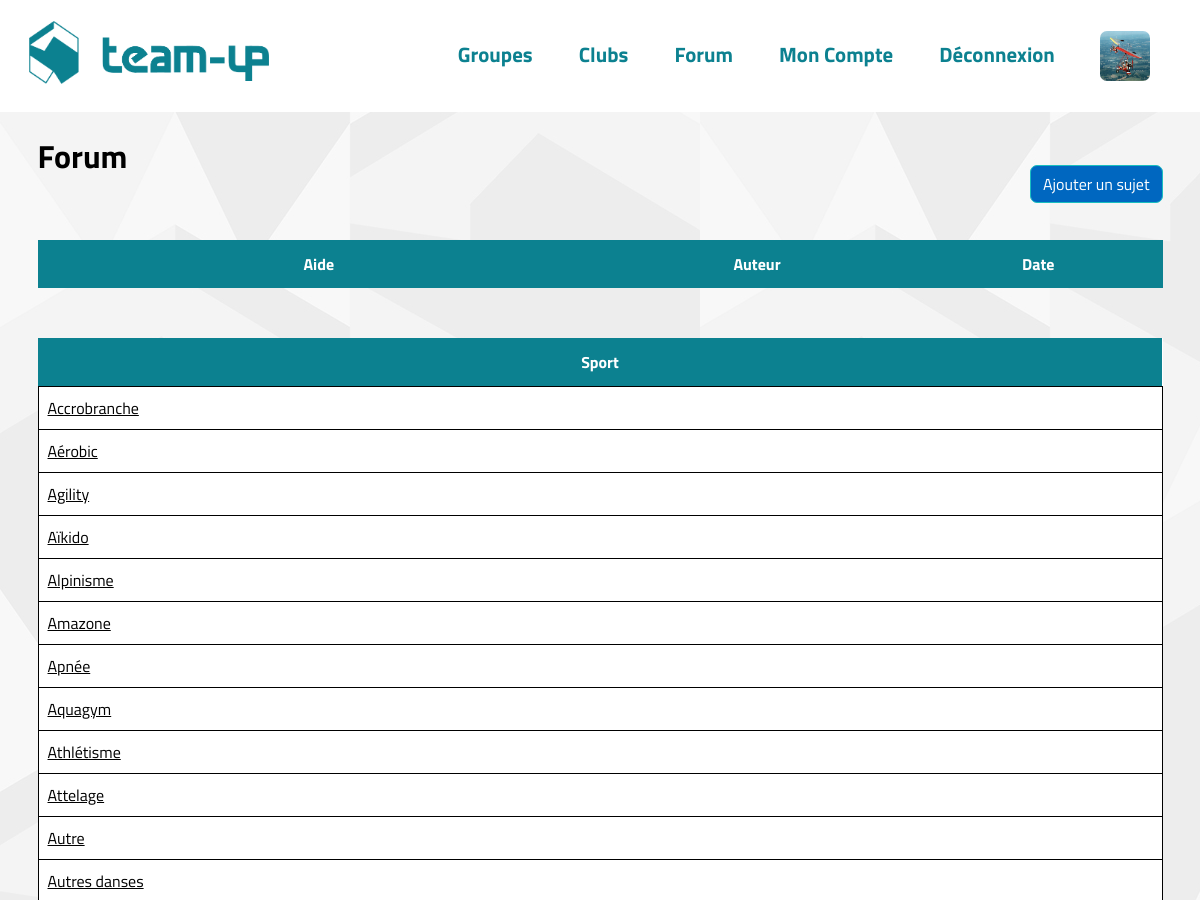
/?page=forum (signed in, upper part), run on an earlier commit of the app's database.
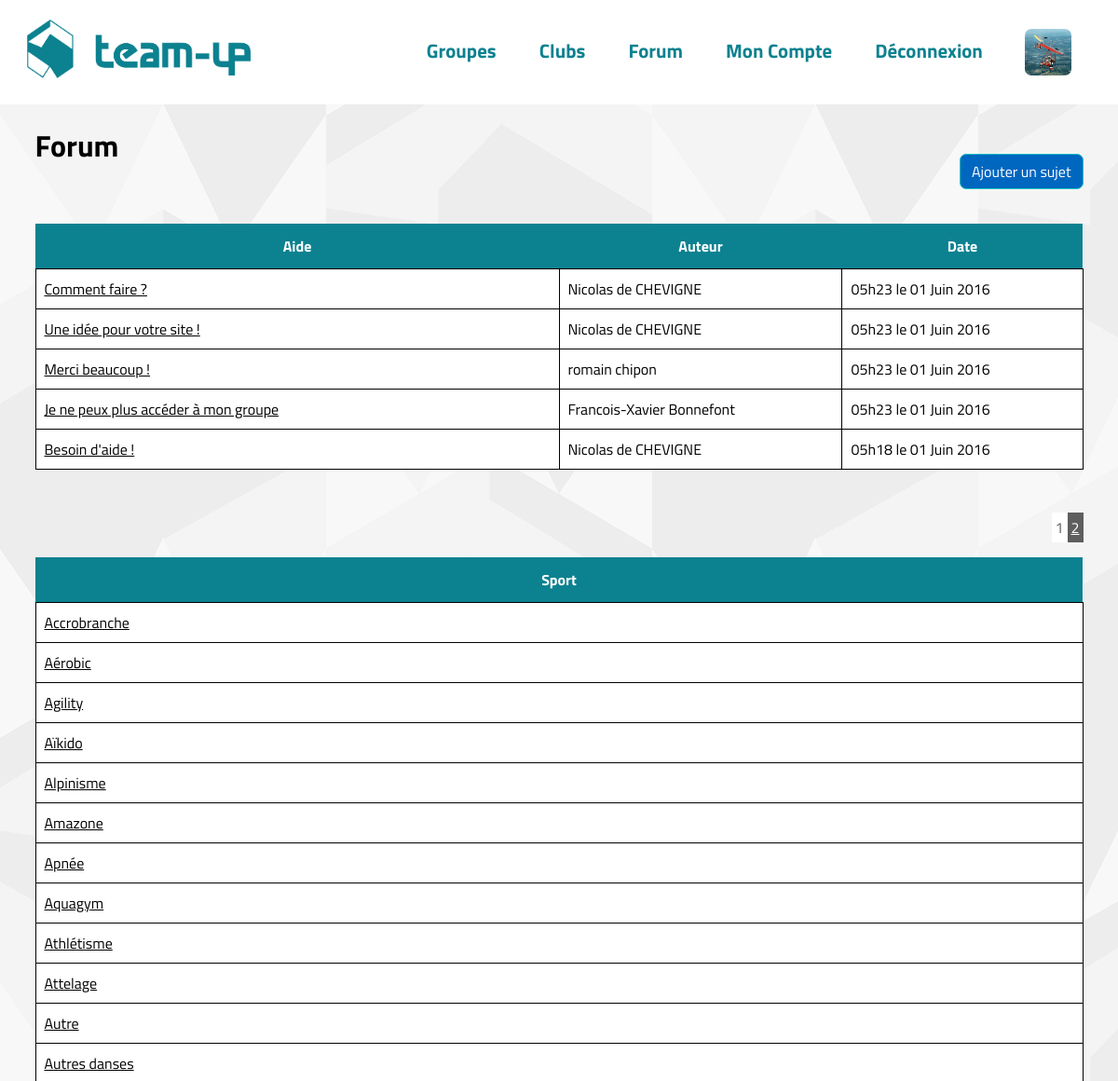
And on a later commit of the database.
### tables this page shows
CREATE TABLE `sports` (
  `id` int(11) NOT NULL,
  `nom` varchar(255) NOT NULL,
  `description` text NOT NULL
);

CREATE TABLE `forum_sujets` (
  `id` int(11) NOT NULL,
  `id_membre` int(11) NOT NULL,
  `type` enum('aide','sport') NOT NULL,
  `id_sport` int(11) NOT NULL,
  `resolu` tinyint(1) NOT NULL,
  `titre` varchar(255) NOT NULL,
  `message` text NOT NULL,
  `date` datetime NOT NULL
);

CREATE TABLE `membres` (
  `id` int(11) NOT NULL,
  `pseudo` varchar(255) NOT NULL,
  `nom` varchar(255) NOT NULL,
  `prenom` varchar(255) NOT NULL,
  `email` varchar(255) NOT NULL,
  `mot_de_passe` varchar(255) NOT NULL,
  `description` text,
  `date_naissance` date DEFAULT NULL,
  `id_departement` varchar(255) DEFAULT NULL,
  `sexe` enum('homme','femme','autre') DEFAULT NULL,
  `bannis` tinyint(1) NOT NULL DEFAULT '0',
  `role` enum('membre','admin') NOT NULL DEFAULT 'membre'
);

### modeles/membres.php (called while the page is built, shortened)
<?php
function connecte($profil = false) {
	if(!$profil) {
		return isset($_SESSION['id']);
	} else {
		return (isset($_SESSION['id']) ? profil_membre($_SESSION['id']) : false);
	}
}
function profil_membre($id) {
	global $pdo;
	$stmt = $pdo->prepare('SELECT * FROM membres WHERE id = :id');
	$stmt->bindValue('id', $id, PDO::PARAM_INT);
	if($stmt->execute())
		return $stmt->fetch();
	else
		return false;
}

### modeles/sports.php (called while the page is built, shortened)
<?php
function recuperer_sports() {
	global $pdo;
	$stmt = $pdo->query('SELECT * FROM sports');
	$resultat = array();
	while($ligne = $stmt->fetch()) {
		$resultat[] = $ligne;
	}
	return $resultat;
}

### modeles/forum.php (called while the page is built, shortened)
<?php
function recuperer_sujets_sport($id_sport, $debut_requete, $sujets_par_page) {
	global $pdo;
	$stmt = $pdo->prepare('SELECT SQL_CALC_FOUND_ROWS f.id id_sujet, f.*, m.id id_membre, m.* FROM forum_sujets AS f
																				JOIN membres AS m ON f.id_membre = m.id
																			WHERE id_sport = :id_sport ORDER BY date DESC
																			LIMIT :debut_requete, :sujets_par_page');
	$stmt->bindValue('id_sport', $id_sport, PDO::PARAM_INT);
	$stmt->bindValue('debut_requete', $debut_requete, PDO::PARAM_INT);
	$stmt->bindValue('sujets_par_page', $sujets_par_page, PDO::PARAM_INT);
	$stmt->execute();
	return array('nombre' => $pdo->query('SELECT FOUND_ROWS();')->fetch(PDO::FETCH_COLUMN), 'lignes' => $stmt->fetchAll());
}

### init.php (called while the page is built, shortened)
<?php
if(defined('HOTE') && defined('HOTE') && defined('HOTE') && defined('BASE')) {
    try {
        $pdo = new PDO("mysql:host=".HOTE.";dbname=".BASE, USER, PASS);
        $pdo->setAttribute(PDO::ATTR_ERRMODE, PDO::ERRMODE_EXCEPTION);
    } catch (PDOException $e) {
        $installation = true;
    }
} else {
    $installation = true;
}
class DateTimeFrench extends DateTime {
    public function format($format) {
        $english_days = array('Monday', 'Tuesday', 'Wednesday', 'Thursday', 'Friday', 'Saturday', 'Sunday');
        $french_days = array('Lundi', 'Mardi', 'Mercredi', 'Jeudi', 'Vendredi', 'Samedi', 'Dimanche');
        $english_months = array('January', 'February', 'March', 'April', 'May', 'June', 'July', 'August', 'September', 'October', 'November', 'December');
        $french_months = array('Janvier', 'Février', 'Mars', 'Avril', 'Mai', 'Juin', 'Juillet', 'Août', 'Septembre', 'Octobre', 'Novembre', 'Décembre');
        return str_replace($english_months, $french_months, str_replace($english_days, $french_days, parent::format($format)));
    }
}
include 'modeles/membres.php';

### vues/forum.php (the view)
<h1><a href="?page=forum">Forum</a></h1>
<?php if(connecte()) {  ?>
	<a href="?page=forum&amp;ajouter" class="bouton b-principal ajouter-sujet">Ajouter un sujet</a>
<?php } ?>
<div class="forum">
	<table>
		<thead>
			<tr>
				<th style="width:50%;">Aide</th>
				<th>Auteur</th>
				<th>Date</th>
			</tr>
		</thead>
		<tbody>
			<?php
				foreach ($sujets_aide as $sujet) {
					$date = new DateTimeFrench($sujet['date']);
			?>
				<tr><td><a href="?page=forum&amp;sujet=<?php echo $sujet['id_sujet']; ?>"><?php echo $sujet['titre']; ?></a></td><td><?php echo $sujet['prenom']; ?> <?php echo $sujet['nom']; ?></td><td><?php echo $date->format('H\hi \l\e d F Y'); ?></td></tr>
			<?php
				}
			?>
		</tbody>
	</table>
	<?php pagination($total_sujets, $sujets_par_page); ?>
	<table>
		<thead>
			<tr>
				<th>Sport</th>
			</tr>
		</thead>
		<tbody>
			<?php
				foreach ($sports as $sport) {
			?>
				<tr><td><a href="?page=forum&amp;sport=<?php echo $sport['id']; ?>"><?php echo $sport['nom']; ?></a></td></tr>
			<?php
				}
			?>
		</tbody>
	</table>
</div>

### index.php (shortened to what this page needs)
<?php
include 'init.php';
if(isset($_GET['page']) && !empty($_GET['page'])) {
	$action = basename($_GET['page']);
} else {
	$action = 'accueil';
}
if(is_file('controleurs/' . $action . '.php')) {
	include 'controleurs/' . $action . '.php';
} else {
	include 'vues/404.php';
}
$contenu = ob_get_contents();
include 'vues/haut.php';
echo $contenu;
include 'vues/bas.php';

### controleurs/forum.php (shortened to what this page needs)
<?php
include 'modeles/sports.php';
include 'modeles/forum.php';
include 'modeles/pagination.php';
$sports = recuperer_sports();
$messages = array();
if(isset($_GET['ajouter'])) {
	if(isset($_POST['titre']) && isset($_POST['contenu'])) {
		if(!empty($_POST['titre']) && !empty($_POST['contenu'])) {
			if(connecte()) {
				if($id_sujet = ajouter_sujet($_POST['titre'], $_POST['contenu'], (isset($_GET['sport']) ? $_GET['sport'] : 0))) {
					header('Location: ?page=forum&sujet='.$id_sujet);
					exit();
				} else {
					$messages['type'] = 'erreur';
					$messages['message'] = 'Impossible de créer le sujet, merci de réessayer plus tard';
				}
			} else {
				$messages['type'] = 'erreur';
				$messages['message'] = 'Vous devez être connecté';
			}
		} else {
			$messages['type'] = 'erreur';
			$messages['message'] = 'Tous les champs sont obligatoires';
		}
	}
	include 'vues/forum-formulaire.php';
} else {
	$sujets_par_page = 5;
	if(isset($_GET['p']) && !empty($_GET['p'])) {
		$page = (int) $_GET['p'];
	} else {
		$page = 1;
	}
	$debut_requete = ($page - 1) * $sujets_par_page;
	$recherche = recuperer_sujets_sport(0, $debut_requete, $sujets_par_page);
	$sujets_aide = $recherche['lignes'];
	$total_sujets = $recherche['nombre'];
	include 'vues/forum.php';
}

### vues/haut.php (shortened to what this page needs)
<!DOCTYPE html>
<html lang="fr">
<head>
	<link rel="stylesheet" href="static/css/font-awesome.min.css">
	<link rel="stylesheet" type="text/css" href="static/css/style.css">
	<?php if(is_file('static/css/' . $action . '.css') || isset($fichier_css)) { ?><link rel="stylesheet" type="text/css" href="static/css/<?php echo (isset($fichier_css) ? $fichier_css : $action); ?>.css"><?php } ?>
</head>
<body>
	<header>
		<a href="?"><img src="static/images/logoteam-up.png" alt="logo" id="logo"></a>
			<nav>
				<ul>
					<li><a href="?page=groupes">Groupes</a></li>
					<li><a href="?page=clubs">Clubs</a></li>
					<li><a href="?page=forum">Forum</a></li>
				<?php if($profil = connecte(true)) { ?>
					<li><a href="?page=mon-profil">Mon Compte</a></li>
					<li><a href="?page=deconnexion">Déconnexion</a></li>
					<li><a href="?page=mon-profil"><img class="avatar-menu" src="<?php echo (is_file(DOSSIER_AVATAR . $profil['id'] . ".jpg") ? DOSSIER_AVATAR . $profil['id'] . ".jpg" : DOSSIER_AVATAR . "0.jpg"); ?>" alt="<?php echo $profil['prenom']; ?>"></a></li>
			<?php } else { ?>
					<li><a href="?page=connexion">Connexion</a></li>
					<li><a href="?page=inscription">Inscription</a></li>
			<?php } ?>
				</ul>
			</nav>
	</header>
	<div class="page">

### vues/bas.php (shortened to what this page needs)
	</div>
</body>
</html>

### modeles/pagination.php (shortened to what this page needs)
<?php
function parametreUrl($name, $value) {
    if(empty($_SERVER['QUERY_STRING'])) {
        return '?'.$name.'='.$value;
    } else {
        $return = $name.'='.$value;
        foreach ($_GET as $k => $v) {
            if($name != $k) {
                $return .= '&'.$k.'='.$v;
            }
        }
        return '?'.$return;
    }
}
function pagination($nombre_entrees, $nombre_par_page = 10, $variable_page = 'p', $pages_visibles = 4) {
	if(isset($_GET[$variable_page])) {
		$page = (int) $_GET[$variable_page];
	} else {
		$page = 1;
	}
	echo '<div class="pagination">';
	$nombre_pages = ceil($nombre_entrees / $nombre_par_page) + 1;
	for ($i=1; $i < $nombre_pages; $i++) {
		if($page == $i) {
			echo '<span class="page-active">'.$i.'</span>';
		} else {
			if($i > ($page - $pages_visibles) && $i < ($page + $pages_visibles)) {
				echo '<a href="'.parametreUrl($variable_page, $i).'">'.$i.'</a> ';
			}
		}
	}
	echo '</div>';
}

### static/css/style.css (style rules this page uses)
* { font-family: 'Titillium Web', sans-serif; margin:0; padding: 0; }
body { background:url(../../static/images/motif.jpg); background-repeat: repeat; min-height:100%; }
h1 a { text-decoration: none; color:black; }
.page { width:1125px; margin: 20px auto; min-height:calc(100vh - 202px); }
header { height:7em; background-color: white; }
header #logo { background-repeat: no-repeat; margin-left: 1.8em; margin-top: 1.3em; width: 15em; }
header nav { float: right; }
header nav ul { list-style: outside none none; margin-top: 38px; min-height: 100%; font-size: 1.3em; font-weight: bold; }
header nav ul li { display: inline; }
header nav ul li a { color: #0c8190; padding-right: 2em; text-decoration: none; }
header .avatar-menu { width:50px; height: 50px; float: right; margin: -7px 50px 0 -38px; border-radius: 7px; }
.bouton { padding:6px 12px; border:1px solid black; border-radius:7px; text-decoration: none; color: white; }
.bouton.b-principal { border-color:#19BEC0; background-color: #0067C0; }
.pagination { float:right; margin-bottom: 20px; }
.pagination a { padding: 4px; color: white; background-color: #5E5E5E; }
.pagination span { padding: 4px; color: #5E5E5E; background-color: white; }

### static/css/forum.css (style rules this page uses)
.forum { margin-top: 60px; }
.ajouter-sujet { float: right; margin-top: -15px; }
h3 a, td a { color:black; }
table { width: 100%; border-collapse: collapse; margin: 0px; background-color: white; margin-bottom: 50px; }
th { background-color: #0c8190; color: white; padding:12px; }
td { padding: 9px; border: 1px solid black; }

What changed in the data, as far as the page shows it:
added forum_sujets: titre "Comment faire ?", id_membre.prenom "Nicolas", id_membre.nom "de CHEVIGNE", date "05h23 le 01 Juin 2016"
added forum_sujets: titre "Une idée pour votre site !", id_membre.prenom "Nicolas", id_membre.nom "de CHEVIGNE", date "05h23 le 01 Juin 2016"
added forum_sujets: titre "Merci beaucoup !", id_membre.prenom "romain", id_membre.nom "chipon", date "05h23 le 01 Juin 2016"
added forum_sujets: titre "Je ne peux plus accéder à mon groupe", id_membre.prenom "Francois-Xavier", id_membre.nom "Bonnefont", date "05h23 le 01 Juin 2016"
added forum_sujets: titre "Besoin d'aide !", id_membre.prenom "Nicolas", id_membre.nom "de CHEVIGNE", date "05h18 le 01 Juin 2016"
Also different on the page:
new list line: "1"
new list line: "2"
